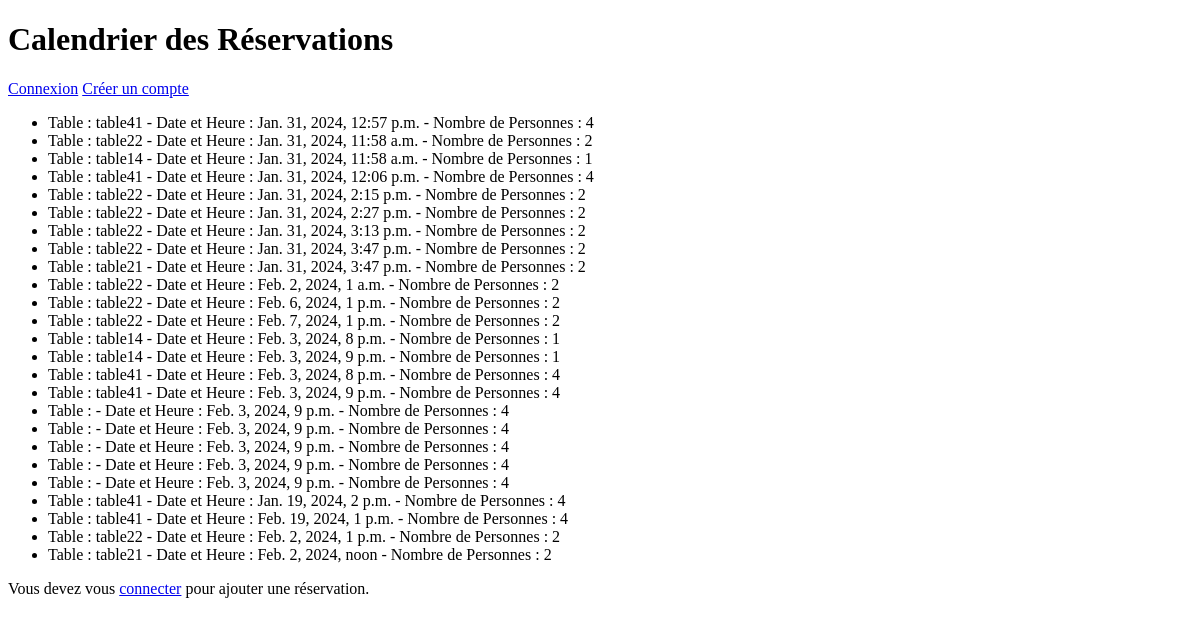
Page /app_info/calendrier/ on the earlier database version.
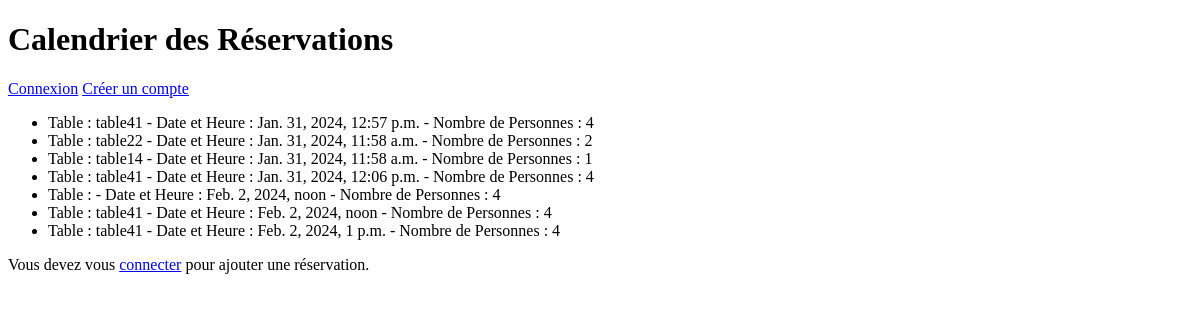
Same page on the later database version.
### app_info/models.py (models this page shows, shortened)
class Reservation(models.Model):
    user = models.ForeignKey(User, on_delete=models.CASCADE, null=True)
    date_heure = models.DateTimeField()
    nombre_personnes = models.IntegerField()
    table = models.ForeignKey(Table, on_delete=models.SET_NULL, null=True)

class Table(models.Model):
    id=models.AutoField(primary_key=True)
    nom = models.CharField(max_length=100, unique=True)
    capacite = models.IntegerField()

### app_info/views.py (the view)
# urls.py: path('calendrier/', views.calendrier_reservations, name='calendrier_reservations'),
def calendrier_reservations(request):
    reservations = Reservation.objects.all()
    return render(request, 'app_info/calendrier.html', {'reservations': reservations})

### app_info/templates/app_info/calendrier.html (shortened to what this page needs)
<!DOCTYPE html>
<html lang="fr">
<head>
</head>
<body>
    <h1>Calendrier des Réservations</h1>
    {% if user.is_authenticated %}
    <a href="{% url 'logout' %}">Déconnexion</a>
{% else %}
    <a href="{% url 'login' %}" class="btn btn-primary">Connexion</a>
{% endif %}
<a href="{% url 'signup' %}">Créer un compte</a>
    <ul>
        {% for reservation in reservations %}
        <li>
            Table : {{ reservation.table.nom }} -
            Date et Heure : {{ reservation.date_heure }} -
            Nombre de Personnes : {{ reservation.nombre_personnes }}
        </li>
        {% endfor %}
    </ul>
    {% if user.is_authenticated %}
    <a href="{% url 'ajouter_reservation' %}">Ajouter une réservation</a>
    {% else %}
    <p>Vous devez vous <a href="{% url 'login' %}">connecter</a> pour ajouter une réservation.</p>
{% endif %}
</body>
</html>

Differences in the rows shown:
removed Reservation: table.nom "table22", date_heure "Jan. 31, 2024, 2:15 p.m.", nombre_personnes "2"
removed Reservation: table.nom "table22", date_heure "Jan. 31, 2024, 2:27 p.m.", nombre_personnes "2"
removed Reservation: table.nom "table22", date_heure "Jan. 31, 2024, 3:13 p.m.", nombre_personnes "2"
removed Reservation: table.nom "table22", date_heure "Jan. 31, 2024, 3:47 p.m.", nombre_personnes "2"
removed Reservation: table.nom "table21", date_heure "Jan. 31, 2024, 3:47 p.m.", nombre_personnes "2"
removed Reservation: table.nom "table22", date_heure "Feb. 2, 2024, 1 a.m.", nombre_personnes "2"
removed Reservation: table.nom "table22", date_heure "Feb. 6, 2024, 1 p.m.", nombre_personnes "2"
removed Reservation: table.nom "table22", date_heure "Feb. 7, 2024, 1 p.m.", nombre_personnes "2"
removed Reservation: table.nom "table14", date_heure "Feb. 3, 2024, 8 p.m.", nombre_personnes "1"
removed Reservation: table.nom "table14", date_heure "Feb. 3, 2024, 9 p.m.", nombre_personnes "1"
removed Reservation: table.nom "table41", date_heure "Feb. 3, 2024, 8 p.m.", nombre_personnes "4"
removed Reservation: table.nom "table41", date_heure "Feb. 3, 2024, 9 p.m.", nombre_personnes "4"
removed Reservation: date_heure "Feb. 3, 2024, 9 p.m.", nombre_personnes "4"
removed Reservation: date_heure "Feb. 3, 2024, 9 p.m.", nombre_personnes "4"
removed Reservation: date_heure "Feb. 3, 2024, 9 p.m.", nombre_personnes "4"
removed Reservation: date_heure "Feb. 3, 2024, 9 p.m.", nombre_personnes "4"
removed Reservation: date_heure "Feb. 3, 2024, 9 p.m.", nombre_personnes "4"
removed Reservation: table.nom "table41", date_heure "Jan. 19, 2024, 2 p.m.", nombre_personnes "4"
removed Reservation: table.nom "table41", date_heure "Feb. 19, 2024, 1 p.m.", nombre_personnes "4"
removed Reservation: table.nom "table22", date_heure "Feb. 2, 2024, 1 p.m.", nombre_personnes "2"
removed Reservation: table.nom "table21", date_heure "Feb. 2, 2024, noon", nombre_personnes "2"
added Reservation: date_heure "Feb. 2, 2024, noon", nombre_personnes "4"
added Reservation: table.nom "table41", date_heure "Feb. 2, 2024, noon", nombre_personnes "4"
added Reservation: table.nom "table41", date_heure "Feb. 2, 2024, 1 p.m.", nombre_personnes "4"
